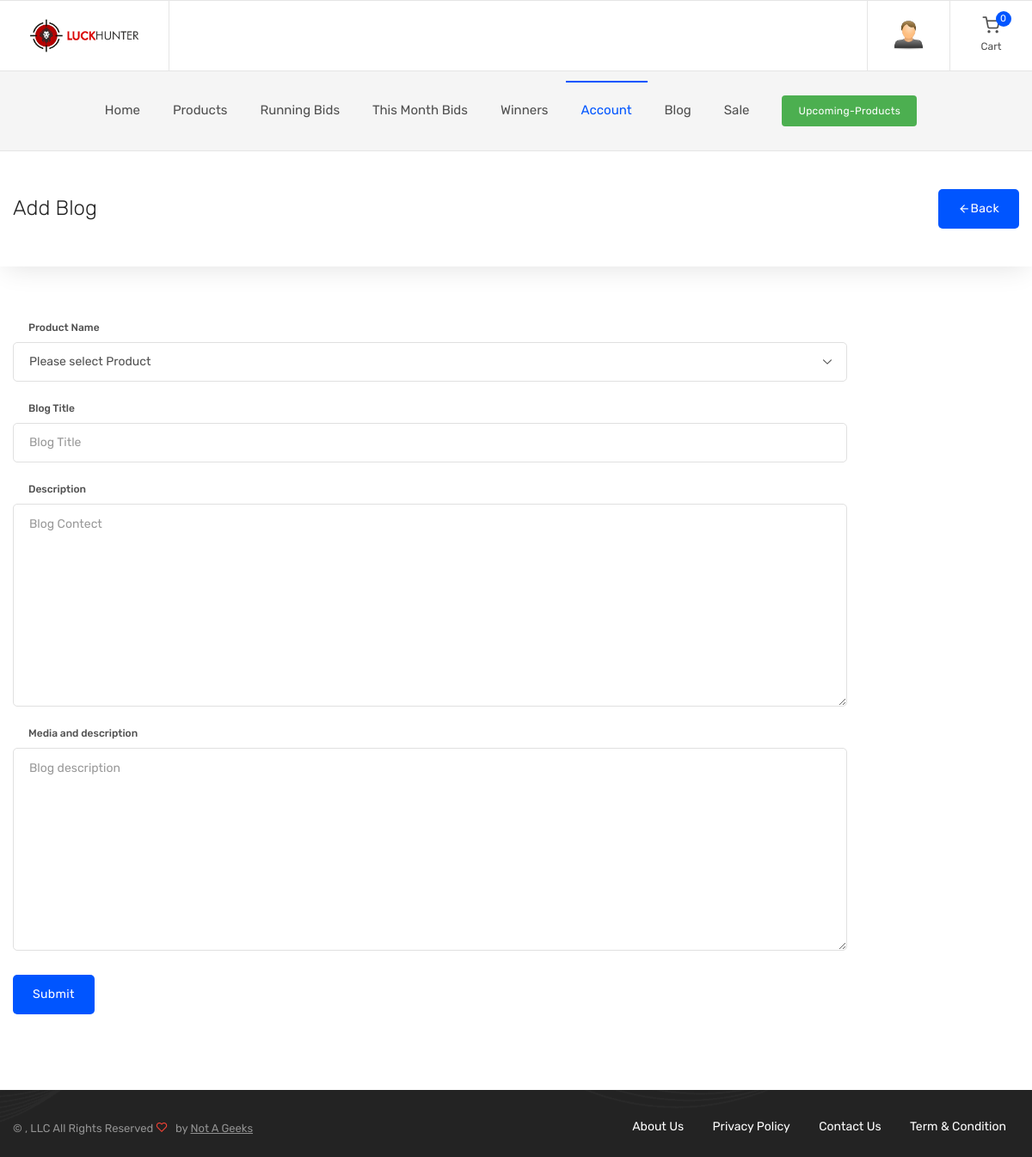
The page /user/add-blog (signed in) on the database its author committed.
### home/models.py (models this page shows, shortened)
class LsCMSPageContent(models.Model):
    keyword = models.CharField(max_length=120)
    Title = models.CharField(max_length=120)
    Page_Content = models.TextField()
    Create_date = models.DateTimeField(default=django.utils.timezone.now)
    class Meta:
        verbose_name_plural = "Ls CMS Page Content"

### blog/views.py (the view, shortened to what this page needs)
# urls.py: path('add-blog', views.add_blog, name='add_blog'),
@login_required(login_url='/do-login-first/')
def add_blog(request):
    if "user_id" in request.session:
        if LsUser.objects.filter(id=request.session['user_id']).exists():
            get_user_ins = get_object_or_404(LsUser,id=request.session['user_id'])
            page_title = get_user_ins.name+"-add-blog"
        get_blog_form = LsBlogForm(get_user_ins)
        return render(request, 'web/account_page/blog/add--blog.html',{'get_blog_form':get_blog_form,'page_title': page_title,'BASE_URL': settings.BASE_URL})
    else:
        return redirect(settings.BASE_URL)

### blog/forms.py
class LsBlogForm(forms.ModelForm):
    Blog_Title = forms.CharField(required=False, widget=forms.TextInput(attrs={"class": "form-control", "placeholder": "Blog Title", 'name': 'Blog_Title'}))
    Blog_Contect = forms.CharField( widget=forms.Textarea(attrs={"class": "form-control", 'name': 'Blog_Contect', 'placeholder': "Blog Contect"}))
    Blog_description = forms.CharField( widget=forms.Textarea(attrs={"class": "form-control", 'name': 'Blog_description', 'placeholder': "Blog description"}))
    class Meta:
        model = LsBlog
        fields = ['product', 'Blog_Title', 'Blog_Contect', 'Blog_description']
    def __init__(self, user_ins, *args, **kwargs):
        super().__init__(*args, **kwargs)
        self.fields['product'] = forms.ModelChoiceField(required=False,empty_label="Please select Product",queryset=LsProduct.objects.all(),widget=forms.Select(attrs={"class": "form-control"}))

### home/views.py (called while the page is built, shortened)
@register.filter(name='get_user_image')
def get_user_image(user_id):
    user_image = f"{settings.BASE_URL}static/web/img/account/user-ava.jpg"
    name = "user"
    return str(user_image)

@register.filter(name='get_page_link')
def get_page_link(dummt_data):
    get_all_page = LsCMSPageContent.objects.all()
    return render_to_string('web/footer/page_link.html',{"get_all_page":get_all_page,'BASE_URL':settings.BASE_URL})

### luckhunter/context_processors.py (called while the page is built)
def product_placeholder(request):
    value = os.environ.get(
        'PRODUCT_PLACEHOLDER_IMAGE_URL',
        'static/product_placeholder/placeholder.png',
    )
    if value.startswith(('http://', 'https://', '/')):
        url = value
    else:
        url = static(value.split('static/', 1)[-1])
    return {'PRODUCT_PLACEHOLDER_IMAGE_URL': url}

### products/models.py (called while the page is built)
    def __str__(self):
        return self.Product_name

### template/web/account_page/blog/add--blog.html (shortened to what this page needs)
{% extends 'web/base_template.html' %}
{% block content %}
{% load static %}
    <div class="page-title">
      <div class="container">
        <div class="column">
          <h1>Add Blog</h1>
        </div>
       <div class="column  text-right">
          <a href="{{BASE_URL}}user/blog"><button type="button" class="btn btn-primary"> <i class="icon-arrow-left"></i>Back</button></a>
        </div>
      </div>
    </div>
    <div class="container padding-bottom-3x mb-2">
    <div class="row">
      <div class="col-md-10">
         <form action="{{BASE_URL}}user/add-blog" method="POST">
              <div class="row">
                <div class="col-md-12">
                  <div class="form-group">
                <label for="account-fn">Product Name</label>
               {{get_blog_form.product}}
              </div>
                </div>
              </div>
              <div class="row">
                <div class="col-md-12">
                  <div class="form-group">
                <label for="account-fn">Blog Title</label>
                {{get_blog_form.Blog_Title}}
              </div>
                </div>
              </div>
              <div class="row">
                <div class="col-md-12">
                  <div class="form-group">
                <label for="account-fn">Description</label>
                {{get_blog_form.Blog_Contect}}
              </div>
                </div>
              </div>
              <div class="row">
                <div class="col-md-12">
                  <div class="form-group">
                <label for="account-fn">Media and description</label>
                {{get_blog_form.Blog_description}}
              </div>
                </div>
              </div>
               <div class="row">
                <div class="col-md-12">
                 <button class="btn btn-primary"  type="submit">Submit</button>
                </div>
              </div>
            </form>
      </div>
    </div>
    </div>
{% endblock %}

### template/web/footer/page_link.html
{% if get_all_page %}
 {% for item in get_all_page %}
 <li><a href="{{BASE_URL}}page/{{item.keyword}}">{{item.Title}}</a></li>
 {% endfor %}
{% endif %}

### template/web/base_template.html (style rules this page uses)
.footer-menu li { list-style: none; display: inline-block; padding: 5px; }
.footer-menu li a { list-style: none; display: block; color: #fff; text-decoration: none; padding: 0px 10px; }

### rows shown on the page
LsCMSPageContent: Title "About Us"
LsCMSPageContent: Title "Privacy Policy"
LsCMSPageContent: Title "Contact Us"
LsCMSPageContent: Title "Term & Condition"
